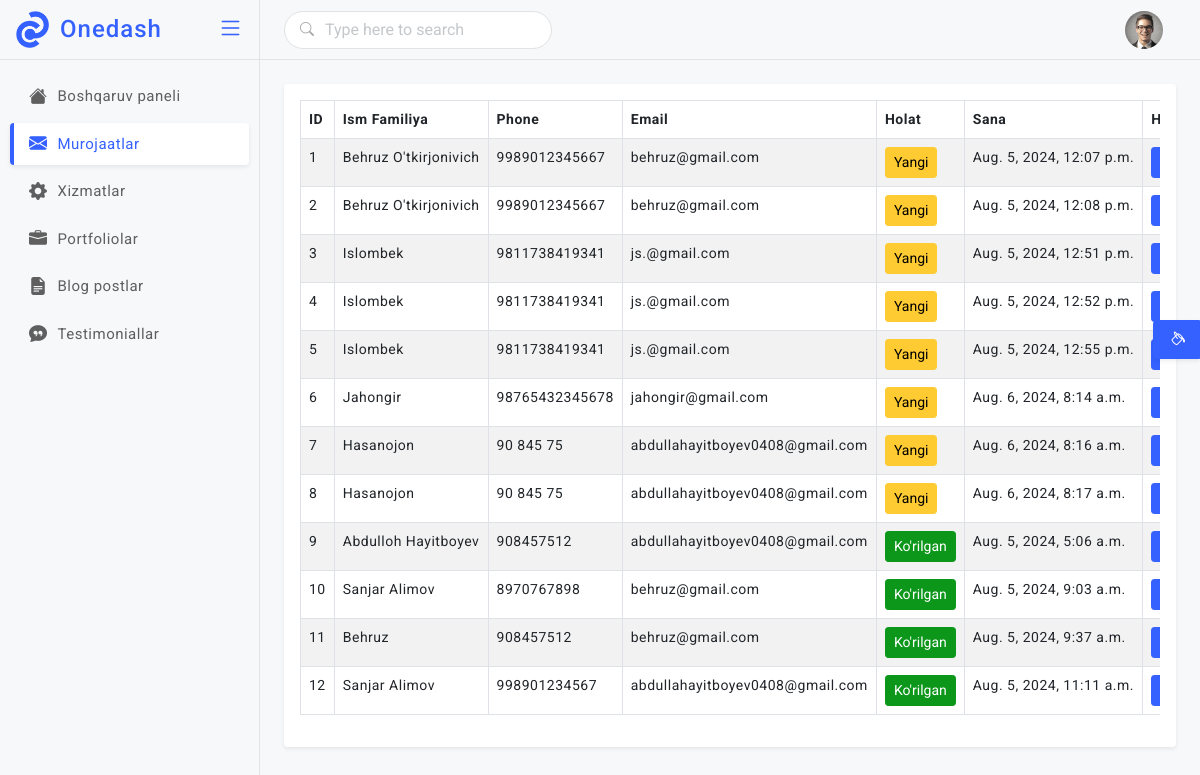
/dashboard/contact_list/ (signed in), run on an earlier commit of the app's database.
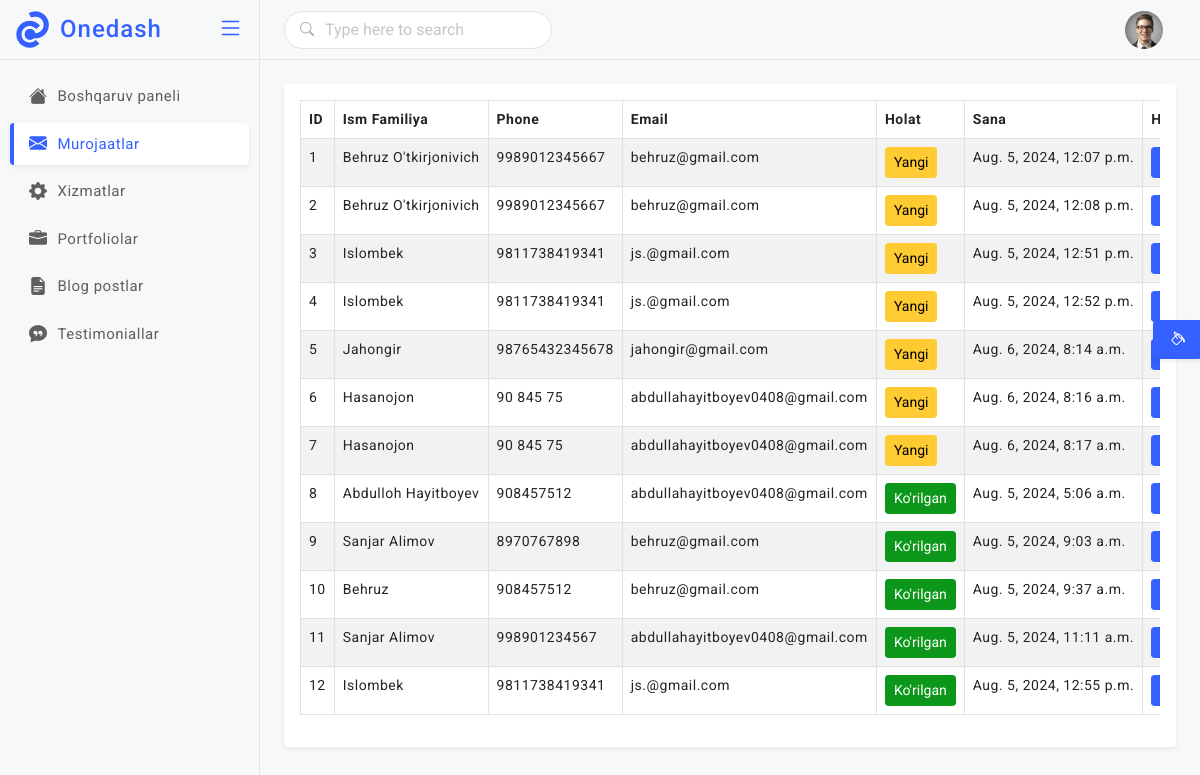
And on a later commit of the database.
### landing/models.py (models this page shows, shortened)
class Contact(models.Model):
    full_name = models.CharField(max_length=100)
    email = models.EmailField()
    phone = models.CharField(max_length=20)
    created_at = models.DateTimeField(auto_now_add=True)
    harakatlar = models.BooleanField()

### dashboard/views.py (the view)
    def wrapper(request, *args, **kwargs):
        if is_admin(request.user):
            return view_func(request, *args, **kwargs)
        else:
            messages.error(request, "Bu sahifaga kirish uchun admin huquqlari kerak.")
            return redirect(reverse('login'))

### dashboard/views.py (called while the page is built)
def is_admin(user):
    return user.is_authenticated and user.is_staff

def admin_required(view_func):
    def wrapper(request, *args, **kwargs):
        if is_admin(request.user):
            return view_func(request, *args, **kwargs)
        else:
            messages.error(request, "Bu sahifaga kirish uchun admin huquqlari kerak.")
            return redirect(reverse('login'))
    return wrapper

@admin_required
def contact_list(request):
    contacts = Contact.objects.all().order_by('harakatlar')
    return render(request, 'dashboard/contact/list.html', {'contacts': contacts})

### templates/dashboard/contact/list.html (shortened to what this page needs)
{% extends 'dashboard/index.html' %}
{% load static %}
{% block content %}
<div class="page-content">
    <div class="card">
        <div class="card-body">
            <div class="table-responsive">
                <table class="table table-striped table-bordered table-hover">
                    <thead>
                    <tr>
                        <th>ID</th>
                        <th>Ism Familiya</th>
                        <th>Phone</th>
                        <th>Email</th>
                        <th>Holat</th>
                        <th>Sana</th>
                        <th>Harakatlar</th>
                    </tr>
                    </thead>
                    <tbody>
                    {% for contact in contacts %}
                    <tr>
                        <td>{{ forloop.counter }}</td>
                        <td>{{ contact.full_name }}</td>
                        <td>{{ contact.phone }}</td>
                        <td>{{ contact.email }}</td>
                        <td>
                            {% if contact.harakatlar %}
                            <button class="btn btn-success btn-sm">Ko'rilgan</button>
                            {% else %}
                            <button class="btn btn-warning btn-sm">Yangi</button>
                            {% endif %}
                        </td>
                        <td>{{ contact.created_at }}</td>
                        <td>
                            <div class="d-flex align-items-center gap-3 fs-6">
                                <button class="btn btn-primary btn-sm" data-bs-toggle="modal"
                                        data-bs-target="#changeStatusModal{{ contact.id }}">O'zgartirish
                                </button>
                            </div>
                        </td>
                    </tr>
                    {% endfor %}
                    </tbody>
                </table>
            </div>
        </div>
    </div>
</div>
{% endblock %}

### templates/dashboard/index.html (shortened to what this page needs)
<!doctype html>
{% load static %}
<html lang="en">
<head>
  <link href="{% static 'dashboard/plugins/vectormap/jquery-jvectormap-2.0.2.css' %}" rel="stylesheet"/>
  <link href="{% static 'dashboard/plugins/simplebar/css/simplebar.css' %}" rel="stylesheet" />
  <link href="{% static 'dashboard/plugins/perfect-scrollbar/css/perfect-scrollbar.css' %}" rel="stylesheet" />
  <link href="{% static 'dashboard/plugins/metismenu/css/metisMenu.min.css' %}" rel="stylesheet" />
  <link href="{% static 'dashboard/css/bootstrap.min.css' %}" rel="stylesheet" />
  <link href="{% static 'dashboard/css/bootstrap-extended.css' %}" rel="stylesheet" />
  <link href="{% static 'dashboard/css/style.css' %}" rel="stylesheet" />
  <link href="{% static 'dashboard/css/icons.css' %}" rel="stylesheet">
  <link rel="stylesheet" href="https://cdn.jsdelivr.net/npm/bootstrap-icons@1.5.0/font/bootstrap-icons.css">
	<link href="{% static 'dashboard/css/pace.min.css' %}" rel="stylesheet" />
  <link href="{% static 'dashboard/css/dark-theme.css' %}" rel="stylesheet" />
  <link href="{% static 'dashboard/css/light-theme.css' %}" rel="stylesheet" />
  <link href="{% static 'dashboard/css/semi-dark.css' %}" rel="stylesheet" />
  <link href="{% static 'dashboard/css/header-colors.css' %}" rel="stylesheet" />
</head>
<body>
  <div class="wrapper">
      <header class="top-header">
        <nav class="navbar navbar-expand gap-3">
            <form class="searchbar">
                <div class="position-absolute top-50 translate-middle-y search-icon ms-3"><i class="bi bi-search"></i></div>
                <input class="form-control" type="text" placeholder="Type here to search">
            </form>
            <div class="top-navbar-right ms-auto">
              <ul class="navbar-nav align-items-center">
              <li class="nav-item dropdown dropdown-user-setting">
                <a class="nav-link dropdown-toggle dropdown-toggle-nocaret" href="#" data-bs-toggle="dropdown">
                  <div class="user-setting d-flex align-items-center">
                    <img src="{% static 'dashboard/images/avatars/avatar-1.png' %}" class="user-img" alt="">
                  </div>
                </a>
              </li>
              </ul>
              </div>
        </nav>
      </header>
        <aside class="sidebar-wrapper" data-simplebar="true">
          <div class="sidebar-header">
            <div>
              <img src="{% static 'dashboard/images/logo-icon.png' %}" class="logo-icon" alt="logo icon">
            </div>
            <div>
              <h4 class="logo-text">Onedash</h4>
            </div>
            <div class="toggle-icon ms-auto"> <i class="bi bi-list"></i>
            </div>
          </div>
          <ul class="metismenu" id="menu">
            <li>
              <a href="{% url 'dashboard_index' %}">
                <div class="parent-icon"><i class="bi bi-house-fill"></i></div>
                <div class="menu-title">Boshqaruv paneli</div>
              </a>
            </li>
            <li>
              <a href="{% url 'contact_list' %}">
                <div class="parent-icon"><i class="bi bi-envelope-fill"></i></div>
                <div class="menu-title">Murojaatlar</div>
              </a>
            </li>
            <li>
              <a href="{% url 'service_list' %}">
                <div class="parent-icon"><i class="bi bi-gear-fill"></i></div>
                <div class="menu-title">Xizmatlar</div>
              </a>
            </li>
            <li>
              <a href="{% url 'portfolio_list' %}">
                <div class="parent-icon"><i class="bi bi-briefcase-fill"></i></div>
                <div class="menu-title">Portfoliolar</div>
              </a>
            </li>
            <li>
              <a href="{% url 'blog_list' %}">
                <div class="parent-icon"><i class="bi bi-file-earmark-text-fill"></i></div>
                <div class="menu-title">Blog postlar</div>
              </a>
            </li>
            <li>
              <a href="{% url 'testimonial_list' %}">
                <div class="parent-icon"><i class="bi bi-chat-quote-fill"></i></div>
                <div class="menu-title">Testimoniallar</div>
              </a>
            </li>
          </ul>
       </aside>
{% block content %}
{% endblock content %}
       <div class="switcher-body">
        <button class="btn btn-primary btn-switcher shadow-sm" type="button" data-bs-toggle="offcanvas" data-bs-target="#offcanvasScrolling" aria-controls="offcanvasScrolling"><i class="bi bi-paint-bucket me-0"></i></button>
       </div>
  </div>
</body>
</html>

### static/dashboard/css/style.css (style rules this page uses)
body { font-size: 14px; color: #4c5258; letter-spacing: .5px; font-family: Roboto, sans-serif; background-color: #f7f8fa; overflow-x: hidden; }
.wrapper { width: auto; position: relative }
a { text-decoration: none; }
::placeholder { opacity: 0.4 !important; }
.top-header .navbar { position: fixed; top: 0; left: 260px; right: 0; background-color: #f7f8fa; border-bottom: 1px solid #e2e3e4; background-clip: padding-box; height: 60px; z-index: 10; padding: 0 1.5rem; transition: all .2s; }
.top-header .navbar .top-navbar-right .nav-link { color: #293445; font-size: 18px; font-weight: 500; padding-right: .8rem; padding-left: .8rem; }
.top-header .navbar .searchbar { position: relative; width: 30%; }
.top-header .navbar .searchbar .form-control { border-radius: 30px; box-shadow: none; padding-left: 2.5rem; padding-right: 2.5rem; border: 1px solid #e2e3e4; }
.top-header .navbar .searchbar .search-icon, .top-header .navbar .dropdown-searchbar .search-icon { opacity: 0.5; }
.dropdown-toggle-nocaret:after { display: none }
.top-header .navbar .user-img { width: 38px; height: 38px; padding: 0px; border-radius: 50%; }
.sidebar-wrapper { position: fixed; top: 0; left: 0; width: 260px; height: 100%; background-color: #f7f8fa; background-clip: padding-box; border-right: 1px solid #e2e3e4; transition: all .2s; z-index: 16; }
.sidebar-wrapper .sidebar-header { width: 260px; height: 60px; display: flex; align-items: center; position: fixed; top: 0; bottom: 0; padding: 0 15px; z-index: 5; background: #f7f8fa; border-right: 1px solid #e2e3e4; border-bottom: 1px solid #e4e4e4; background-clip: padding-box; transition: all .2s; }
.sidebar-wrapper .sidebar-header .logo-icon { width: 35px; }
.sidebar-wrapper .sidebar-header .logo-text { font-size: 24px; margin-left: 10px; margin-bottom: 0; letter-spacing: 1px; color: #3461ff; }
.toggle-icon { font-size: 26px; cursor: pointer; color: #3461ff; }
.sidebar-wrapper ul { padding: 0; margin: 0; list-style: none; background: 0 0 }
.sidebar-wrapper .metismenu { background: 0 0; display: -webkit-box; display: -ms-flexbox; display: flex; padding: 10px; margin-top: 60px; -webkit-box-orient: vertical; -webkit-box-direction: normal; -ms-flex-direction: column; flex-direction: column }
.sidebar-wrapper .metismenu li+li { margin-top: 5px }
.sidebar-wrapper .metismenu li:first-child { margin-top: 5px }
.sidebar-wrapper .metismenu li:last-child { margin-bottom: 5px }
.sidebar-wrapper .metismenu>li { display: -webkit-box; display: -ms-flexbox; display: flex; -webkit-box-orient: vertical; -webkit-box-direction: normal; -ms-flex-direction: column; flex-direction: column; position: relative }
.sidebar-wrapper .metismenu a { position: relative; display: flex; align-items: center; justify-content: left; padding: 10px 15px; border-radius: 4px; font-size: 15px; color: #5f5f5f; outline-width: 0; text-overflow: ellipsis; overflow: hidden; letter-spacing: .5px; border-left: 4px solid rgb(255 255 255 / 0%); transition: all .2s ease-out }
.sidebar-wrapper .metismenu a .parent-icon { font-size: 18px; line-height: 1 }
.sidebar-wrapper .metismenu a .menu-title { margin-left: 10px }
.sidebar-wrapper .metismenu .mm-active>a, .sidebar-wrapper .metismenu a:active, .sidebar-wrapper .metismenu a:focus, .sidebar-wrapper .metismenu a:hover { color: #3461ff; text-decoration: none; background-color: rgb(255 255 255); border-left: 4px solid #3461ff; box-shadow: 0 0.125rem 0.25rem rgb(0 0 0 / 8%); }
.page-content { margin-left: 260px; margin-top: 60px; padding: 1.5rem; transition: all .2s; }
.table-responsive { white-space: nowrap; }
.btn-switcher { position: fixed; right: 0px; top: 40%; border-top-right-radius: 0; border-bottom-right-radius: 0; }

What changed in the data, as far as the page shows it:
changed Contact "Aug. 5, 2024, 12:55 p.m.": harakatlar "Yangi" → "Ko'rilgan"; moves down the list
